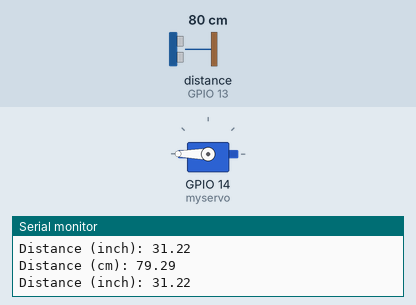
Bench run of a sketch on a simulated ESP32. Parts: servo, the last lines printed to the serial monitor. Wiring (inferred from the names in the program): ultrasonic range finder: trigger GPIO 12; echo GPIO 13. The test bench sets the inputs (shaded band); at power-on: distance to the obstacle (sensor on GPIO 13) 80 cm. The echo pulse lasts 58.3 µs per cm.

Above: at 1.8 s.
1.9 s: distance to the obstacle (sensor on GPIO 13) set to 18 cm
3.4 s: distance to the obstacle (sensor on GPIO 13) set to 14 cm
At 4.5 s:
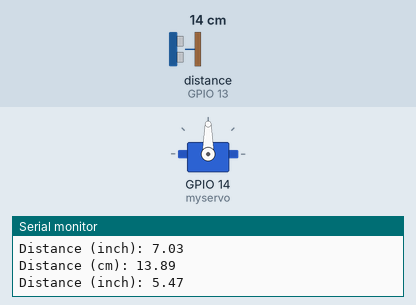
5.5 s: distance to the obstacle (sensor on GPIO 13) set to 35 cm
At 7.2 s:
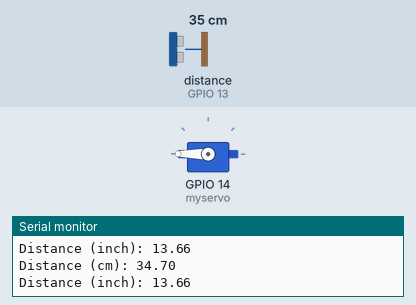
7.5 s: distance to the obstacle (sensor on GPIO 13) set to 2 cm
At 9.0 s:
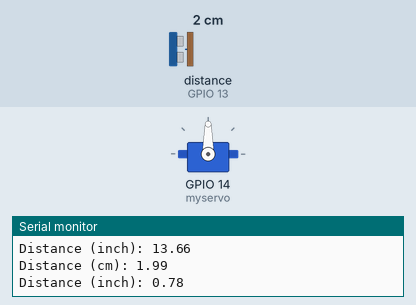
Timing chart, 0 to 10.5 s (numbered marks = the images above; inputs shaded):
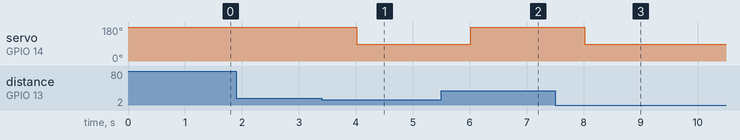

The sketch:

motorServo.ino
```cpp
#include <ESP32Servo.h> //Library untuk Servo
const int trigPin = 12;
const int echoPin = 13;

//define sound speed in cm/uS
#define SOUND_SPEED 0.034
#define CM_TO_INCH 0.393701

long duration;
float distanceCm;
float distanceInch;
Servo myservo; //Buat object 1 buah motor servo

void setup() {
  Serial.begin(115200); // Starts the serial communication
  pinMode(trigPin, OUTPUT); // Sets the trigPin as an Output
  pinMode(echoPin, INPUT); // Sets the echoPin as an Input
  myservo.attach(14); //Set servo pada pin PWM 9
}

void loop() {
  // Clears the trigPin
  digitalWrite(trigPin, LOW);
  delayMicroseconds(2);
  // Sets the trigPin on HIGH state for 10 micro seconds
  digitalWrite(trigPin, HIGH);
  delayMicroseconds(10);
  digitalWrite(trigPin, LOW);

  // Reads the echoPin, returns the sound wave travel time in microseconds
  duration = pulseIn(echoPin, HIGH);

  // Calculate the distance
  distanceCm = duration * SOUND_SPEED/2;

  // Convert to inches
  distanceInch = distanceCm * CM_TO_INCH;

  // Prints the distance in the Serial Monitor
  Serial.print("Distance (cm): ");
  Serial.println(distanceCm);
  Serial.print("Distance (inch): ");
  Serial.println(distanceInch);

  if(distanceCm<=15) // Jarak (Cm) dapat anda sesuaikan
  {
   myservo.write(90); //Posisi servo pada 90 derajat
  }

  else{ //Jika jarak lebih dari yang ditentukan
   myservo.write(180); //Posisi servo pada 90 derajat
  }

  delay(1000);
}
```

Measured:
- the behaviour switches between 16 and 15 cm on distance to the obstacle (sensor on GPIO 13) (found by bisection; images 0 and 1)
- after the input at 3.4 s, servo on GPIO 14 (myservo): 180° → 90° after 0.62 s
- after the input at 5.5 s, servo on GPIO 14 (myservo): 90° → 180° after 0.52 s
- after the input at 7.5 s, servo on GPIO 14 (myservo): 180° → 90° after 0.52 s
